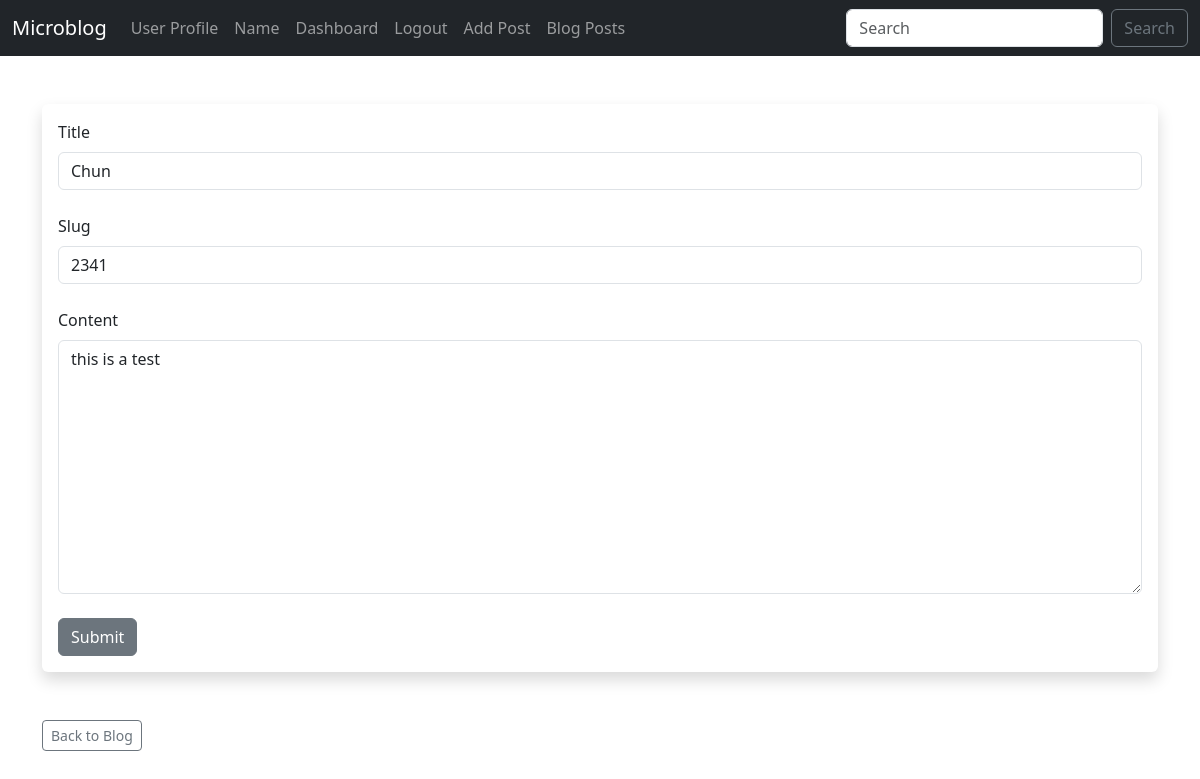
The page /posts/edit/1 (signed in) on the database its author committed.
### app/models.py (models this page shows)
class Post(db.Model):
    id = db.Column(db.Integer, primary_key=True)
    title = db.Column(db.String(255))
    content = db.Column(db.Text)
    date_posted = db.Column(db.DateTime, default=datetime.utcnow)
    slug = db.Column(db.String(255))
    poster_id = db.Column(db.Integer, db.ForeignKey("user.id"))

### app/routes.py (the view, shortened to what this page needs)
@app.route("/posts/edit/<int:id>", methods=["GET","POST"])
@login_required
def edit_post(id):
    post = Post.query.get_or_404(id)
    form = PostForm()
    form.title.data = post.title
    form.slug.data = post.slug
    form.content.data = post.content
    return render_template('edit_post.html',form=form)

### app/forms.py
class PostForm(FlaskForm):
    title = StringField("Title", validators=[DataRequired()])
    content = StringField("Content", validators=[DataRequired()], widget=TextArea())
    author = StringField("Author")
    slug = StringField("Slug")
    submit= SubmitField("Submit")

### app/routes.py (called while the page is built)
@login_manager.user_loader
def load_user(user_id):
    return User.query.get(int(user_id))

### app/templates/edit_post.html (shortened to what this page needs)
{% extends "base.html" %}
{% block content %}
<br />
<div class="shadow p-3 mb-5 bg-body rounded">
    <form action="" method="post">
        {{ form.title.label(class="form-label") }}
        {{ form.title(class="form-control") }}
        <br />
        {{ form.slug.label(class="form-label") }}
        {{ form.slug(class="form-control") }}
        <br />
        {{ form.content.label(class="form-label") }}
        {{ form.content(class="form-control", rows="10") }}
        <br />
        {{ form.submit(class="btn btn-secondary") }}
    </form>
</div>
<a href="{{ url_for("posts")}}" class="btn btn-outline-secondary btn-sm">Back to Blog</a>
{% endblock %}

### rows shown on the page
Post: title "Chun", slug "2341", content "this is a test"
